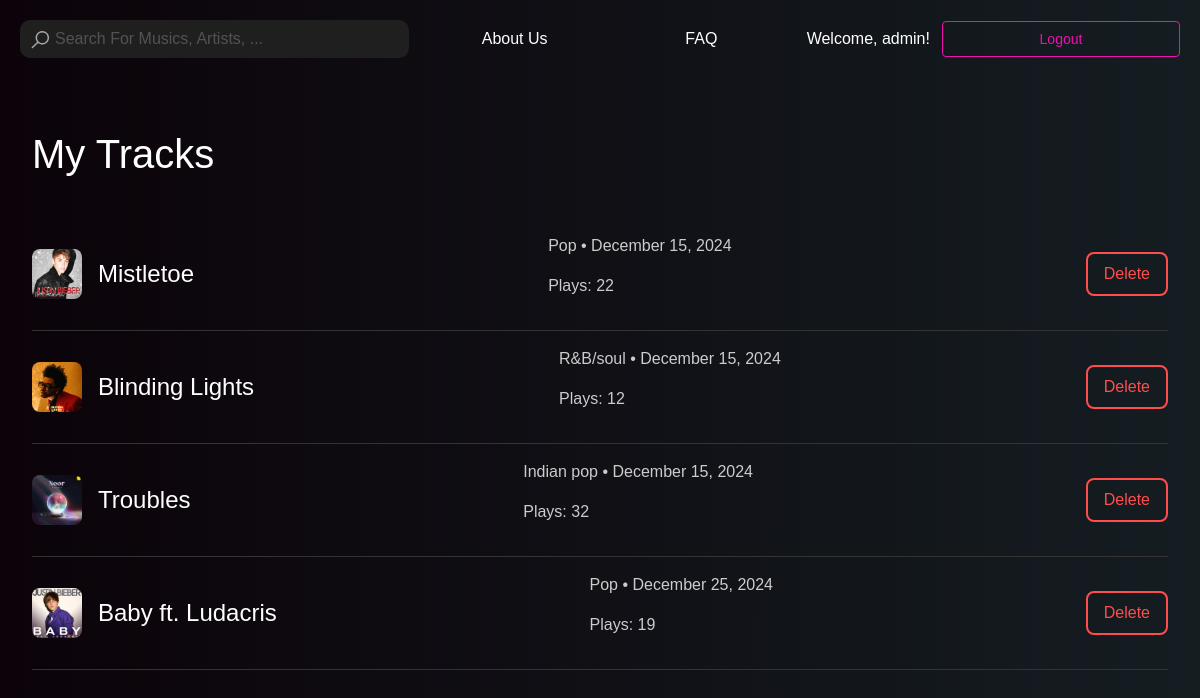
The app's page /my-tracks/ (signed in) with its own data.
### frontend/models.py (models this page shows, shortened)
class Track(models.Model):
    title = models.CharField(max_length=100)
    artist = models.CharField(max_length=100)
    release_date = models.DateField()
    album = models.ForeignKey(Album, related_name='songs', on_delete=models.CASCADE)  # Updated to ForeignKey
    duration = models.DurationField()
    cover_image = models.ImageField(upload_to="track_covers/", blank=True, null=True)
    audio_file = models.FileField(upload_to="audio_files/", blank=True, null=True)  # New field for audio files
    genre = models.ForeignKey(Genre, related_name='tracks',
                              on_delete=models.CASCADE)  # New field to associate tracks with genres
    play_count = models.PositiveIntegerField(default=0)
    created_at = models.DateTimeField(auto_now_add=True)
    user = models.ForeignKey(User, on_delete=models.CASCADE, null=True)

class Genre(models.Model):
    name = models.CharField(max_length=100)
    slug = models.SlugField(unique=True)
    background_image = models.ImageField(upload_to='genre_backgrounds/', blank=True, null=True)
    description = models.TextField(blank=True, null=True)  # New description field

### frontend/views.py (the view)
# urls.py: path('my-tracks/', my_tracks_view, name='my_tracks'),  # Define the URL pattern
@login_required
def my_tracks_view(request):
    user_tracks = Track.objects.filter(user=request.user)  # Fetch tracks for the logged-in user
    return render(request, 'my_tracks.html', {'tracks': user_tracks})  # Render the template with user tracks

### frontend/templates/my_tracks.html (shortened to what this page needs)
{% load static %}
<!DOCTYPE html>
<html lang="en">
<head>
    <link rel="stylesheet" href="{% static 'css/header.css' %}"/>
    <link href="https://cdn.jsdelivr.net/npm/bootstrap@5.3.0/dist/css/bootstrap.min.css" rel="stylesheet">
    <link rel="stylesheet" href="https://cdn.jsdelivr.net/npm/bootstrap-icons@1.11.3/font/bootstrap-icons.min.css">
</head>
<body>
<div class="align">
    {% include "header.html" %}
</div>
<div class="main-content">
    <header>
        <h1>My Tracks</h1>
    </header>
    <section>
        {% if tracks %}
            {% for track in tracks %}
                <div class="track-item">
                    <div class="track-title">
                        {% if track.cover_image %}
                            <img src="{{ track.cover_image.url }}" alt="{{ track.title }} Cover">
                        {% else %}
                            <img src="{% static 'default_cover.jpg' %}" alt="Default Cover">
                        {% endif %}
                        <h3>{{ track.title }}</h3>
                    </div>
                    <div class="track-info">
                        <p>{{ track.genre.name }} • {{ track.created_at|date:"F j, Y" }}</p>
                        <p>Plays: {{ track.play_count }}</p>
                    </div>
                    <button class="btn-delete" onclick="deleteTrack({{ track.id }})">Delete</button>
                </div>
            {% endfor %}
        {% else %}
            <p>No tracks uploaded yet.</p>
        {% endif %}
    </section>
</div>
</body>
</html>

### frontend/templates/header.html (shortened to what this page needs)
{% load static %}
<div class="header">
    <div class="header-frame-1">
      <div class="search-bar">
        <div class="header-frame-2">
            <form method="GET" action="{% url 'search_view' %}">
                <img class="search" src="{% static 'icons/search.svg' %}" alt="Search icon" />
                <div class="search-box">
                    <input
                        type="text"
                        name="query"
                        class="search-for-musics-artists"
                        placeholder="Search For Musics, Artists, ..."
                        style="border: none; outline: none; background: transparent;"
                        value="{{ request.GET.query }}"
                    />
                </div>
            </form>
        </div>
    </div>
      <div class="titles">
        <div class="titles-container">
          <a href="{% url 'about_us' %}" class="nav-link">About Us</a>
          <a href="{% url 'faq' %}" class="nav-link">FAQ</a>
        </div>
      </div>
      <div class="login-area">
        {% if user.is_authenticated %}
            <div class="user-info">
                <span>Welcome, {{ user.username }}!</span>
            </div>
            <div class="button">
                <a href="{% url 'logout' %}" class="button2">Logout</a>
            </div>
        {% endif %}
    </div>
    </div>
  </div>

### frontend/static/css/header.css (style rules this page uses)
.header { position: relative; width: -webkit-fill-available; padding: 0px 0px 20px 0px; }
.header-frame-1 { display: flex; flex-direction: row; gap: 12px; align-items: center; justify-content: flex-start; align-self: stretch; flex-shrink: 0; position: relative; }
.search-bar { background: #1f1f1f; border-radius: 10px; padding: 6px 8px 6px 8px; display: flex; flex-direction: row; gap: 3px; align-items: center; justify-content: flex-start; flex: 1; height: 38px; position: relative; }
.header-frame-2 { display: flex; flex-direction: row; gap: 3px; align-items: center; justify-content: flex-start; flex: 1; position: relative; }
.search { flex-shrink: 0; width: 25px; height: 25px; position: relative; overflow: visible; align-self: center; }
.search-box { display: flex; flex-direction: row; gap: 10px; align-items: center; justify-content: center; flex-shrink: 0; position: relative; }
.search-for-musics-artists { color: #ee10b0; text-align: left; font-family: var(--text-small-font-family, 'Vazirmatn-Light', sans-serif); font-size: var(--text-small-font-size, 12px); font-weight: var(--text-small-font-weight, 300); opacity: 0.6; position: relative; font-size: medium; }
form { display: flex; }
.titles { display: flex; flex-direction: column; gap: 10px; align-items: center; justify-content: center; flex: 1; position: relative; }
.titles-container { display: flex; flex-direction: row; align-items: center; justify-content: space-between; align-self: stretch; flex-shrink: 0; position: relative; }
.nav-link { color: #ffffff; text-align: center; font-family: var(--h4-font-family, 'Vazirmatn-Medium', sans-serif); font-size: var(--h4-font-size, 16px); font-weight: var(--h4-font-weight, 500); position: relative; flex: 1; text-decoration: none; }
.user-info { color: #ffffff; }
.login-area { display: flex; flex-direction: row; gap: 12px; align-items: center; justify-content: flex-start; flex: 1; position: relative; }
.button, .button3 { border-radius: 4px; border-style: solid; border-color: var(--normal, #ee10b0); border-width: 1px; padding: 6px 16px; display: flex; flex-direction: row; gap: 20px; align-items: center; justify-content: center; flex: 1; height: 36px; position: relative; background: transparent; cursor: pointer; transition: background-color 0.3s, color 0.3s; }
.button2, .button4 { color: var(--normal, #ee10b0); text-align: center; font-family: 'Vazirmatn-Light', sans-serif; font-size: 14px; font-weight: 300; position: relative; transition: color 0.3s; text-decoration: none; }

### frontend/templates/my_tracks.html (style rules this page uses)
body { background: linear-gradient(90.07deg, rgb(11, 3, 9) 0%, rgba(1, 10, 15, 0.92) 100%); font-family: 'Vazirmatn', sans-serif; color: white; margin: 0; min-height: 100vh; }
.main-content { display: flex; flex-direction: column; gap: 2rem; padding: 2rem; }
.track-item { display: flex; justify-content: space-between; align-items: center; padding: 1rem 0; border-bottom: 1px solid #333; }
.track-title { display: flex; align-items: center; }
.track-title img { width: 50px; height: 50px; margin-right: 1rem; border-radius: 8px; }
.track-title h3 { margin: 0; font-size: 1.5rem; }
.track-info { color: #ccc; }
.btn-delete { background: transparent; border: 2px solid #ff4d4d; color: #ff4d4d; padding: 0.5rem 1rem; border-radius: 8px; transition: all 0.3s ease; }
.align { padding: 20px; }

### records on screen
Track: cover_image (picture), title "Mistletoe", genre.name "Pop", created_at "December 15, 2024", play_count "22"
Track: cover_image (picture), title "Blinding Lights", genre.name "R&B/soul", created_at "December 15, 2024", play_count "12"
Track: cover_image (picture), title "Troubles", genre.name "Indian pop", created_at "December 15, 2024", play_count "32"
Track: cover_image (picture), title "Baby ft. Ludacris", genre.name "Pop", created_at "December 25, 2024", play_count "19"

### other values on screen
{{ user.username }} "admin"
